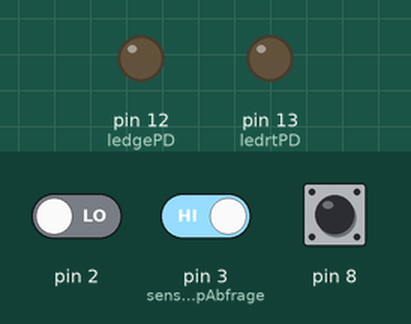
Simulated run of this sketch. Board: Arduino Uno, built with avr-gcc and run on an emulated ATmega328P. Shown: output pins drawn as LEDs (lit = HIGH). The test bench sets the inputs (shaded band); at power-on: pin 3 (sensorFeuchtTempAbfrage) HIGH, pin 2 LOW, pin 8 HIGH. What the sketch prints to the serial monitor is not drawn.

Above: at 1.2 s.
1.3 s: pin 3 (sensorFeuchtTempAbfrage) driven LOW
At 1.7 s:
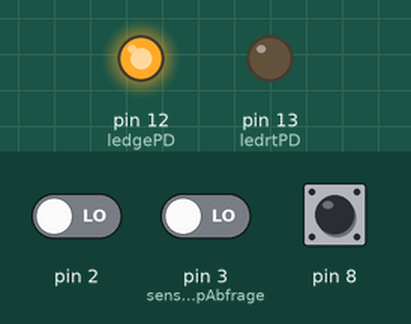
At 4.2 s:
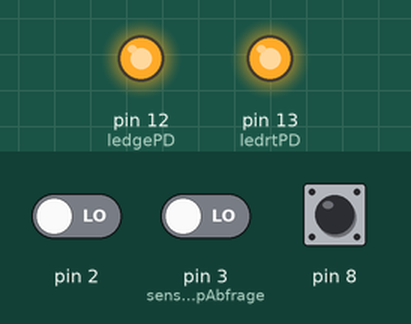
4.3 s: pin 3 (sensorFeuchtTempAbfrage) driven HIGH
At 5.2 s:
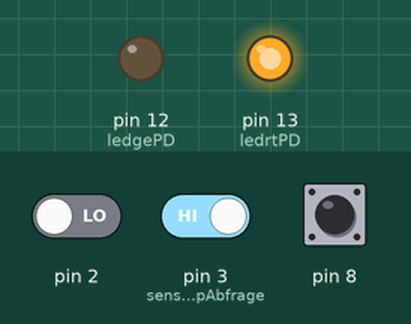
7.3 s: pin 2 driven HIGH
Timing chart, 0 to 16.3 s (numbered marks = the images above; inputs shaded):
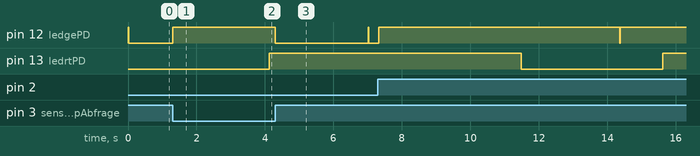

Measured:
- after the input at 1.3 s, pin 12 (ledgePD): LOW → HIGH at once

The sketch:

Interrupt-BSP-Vorlesung.ino
```cpp
//#include <avr/io.h>
//#include <avr/interrupt.h>

//Maximalwerte
#define MAXZAEHL 65000

// GLOBALE VARIABLEN
double wetterSensor[3]; //Sensor fuer Temp und Feuchtigkeit (0. Wert: Zeitstempel (ab Start vom Arduino in us), 1.Wert: Feucht, 2.Wert: Temp
unsigned long abrufIntervallSekunden = 3;
unsigned long letzteMesszeitpunkt = 0;

uint8_t timer0_over = 0; // Timer0 Zeitueberschreitung
volatile bool timer1_over = 0; // Timer1 Zeitueberschreitung
bool tasterVorher = 0;
volatile uint8_t timer2_over = 0; //Timer2 Zeitueberschreitung
volatile uint8_t portInterruptPD3 = 0;

// Fehlersuche
uint8_t flankenZaehlen = 0;

// PORTDEKLARATIONEN
#define ledrtPD	PB5			//PIN fuer rote LED
#define ledgePD	PB4			//PIN fuer geldbe
#define taster  PB0			//PIN fuer Taster zum Umschalten der Sensoren (PIN8)
#define feuchtLuftPD  PD3	//PIN fuer den Feuchtigkeits- und Temp- Sensor (PIN3)
#define dht22Sensor   PD4	//PIN fuer DHT22-Sensor (Feuchtigkeit+Temp)

uint32_t t = 0;				//Zeiterfassunug

// Fehlerauswertung
int16_t fehler = 0;

// ######################## INTERRUPT SERVICE ROUTINEN ###############################
// Routine zum Abfragen der Taster
ISR(PCINT0_vect) {
	byte portWert = 0;
	uint8_t aktuellerTasterWert;

	portWert = PINB;	//welcher Port wurde angesprochen? (8 BIT- pro Taster ein Bit)
	// wurde Taster gedrueckt?
	aktuellerTasterWert = (portWert & (1 << taster) >> taster);
	if (aktuellerTasterWert == 1) {	//wurde taster gedrueckt?
		// entprellen
		if (tasterVorher == 0) {	// Taster wurde zum ersten Mal gedrueckt
			tasterVorher = 1;
			timer0_over = 0;
			return;
		}
		else {
			if (timer0_over <= 157) {	//1 Zaehldurchlauf ca. 128 Mikrosekunden
				return;
			}
			tasterVorher = 0;
		}
		PORTB ^= (1 << ledgePD);	//LED ge toggelnd
		Serial.println("TASTER gedrueckt");
		TCCR0B = 0;
	}
}

// Routine zum Abfragen der Sensoren
ISR(PCINT2_vec) { //Sensoren
	byte portWert = 0;
	byte statusFeuchtLuftPD = 0;	//Status des Sensors abfragen
	uint8_t sensorBitWert;  //Variable zum Festhalten des aktuellen Bits am Sensor

	portWert = PIND;	//welcher Port wurde angesprochen? (8 BIT- pro Taster ein Bit)
	statusFeuchtLuftPD = (portWert & (1 << feuchtLuftPD) >> feuchtLuftPD);	//PORT vom Sensor ermitteln

	Serial.println("Interrupt Sensor");

	if (statusFeuchtLuftPD != 0) {
		if (portInterruptPD3 == 0) {
			portInterruptPD3 = 1;
			return;
		}
		else {
			portInterruptPD3 = 0;
			return;
		}
	}

}

ISR(INT1_vect)
{
	portInterruptPD3++;
	PORTB ^= (1 << ledgePD);
	flankenZaehlen++;
}

// Timer0 (Taster)
ISR(TIMER0_OVF_vect__vector_16) {
	timer0_over++;
}

// Timer1 (langsames Blinken)
ISR(TIMER1_COMPA_vect) {
	PORTB ^= (1 << ledrtPD);  // LED toggelnd
	timer1_over++;
	OCR1A -= 1000;
	OCR1A = OCR1A % 65535;
}

// Timer2 (Taster)
ISR(TIMER2_COMPA_vect) {
	timer2_over++;
	//Serial.print("TIMER2: ");
	//Serial.println(timer2_over);
}


// ################ SETUP-ROUTINE ###########################
void setup() {
	Serial.begin(9600);
	Serial.println("Hallo");

	// Deklarieren der I-O-Ports und Setzen der Pegel
	DDRB |= (1 << ledrtPD);     // als Ausgang
	PORTB |= (1 << ledrtPD);	//HIGH setzen
	DDRB |= (1 << ledgePD);		// als Ausgang
	PORTB |= (1 << ledgePD);	//HIGH setzen
	DDRB &= ~(1 << taster); // als Eingang setzen - LOW-aktiv
	PORTB |= (1 << taster); // Pull-Up-Widerstand am Arduino setzen
	DDRD |= (1 << feuchtLuftPD);  // als Ausgang setzen
	DDRD |= (1 << dht22Sensor); // als Ausgang setzen

	// ############## INTERRUPTS ######################
	cli();	//deaktivieren von Interrupts

	// ----------- TIMER INTERRUPTS -------------------
	//TIMER0 fuer Entprellen der Taster
	//TCCR0A = 0; // set TCCR1A register to 0
	//TCCR0B = 0; // set TCCR1B register to 0
	//TCNT0 = 6; // reset counter value
	//TCCR0B |= (1 << CS01);
	//TIMSK0 |= (1 << TOIE0); // Ueberlauf Modus

	// TIMER1 fuer langsames Blinken der LED
	TCCR1A = 0; // set TCCR1A register to 0
	TCCR1B = 0; // set TCCR1B register to 0
	TCNT1 = 0; // reset counter value
	OCR1A = 65535;	//MAX bei 16-BIT-TIMER: 65535, bei 8-Bit 2 hoch 8 - 1 = 255
	TCCR1B |= (1 << CS12) | (1 << CS10);
	TCCR1B |= (1 << WGM12); // turn on CTC mode
	TIMSK1 |= (1 << OCIE1A); // enable timer compare interrupt

	////TIMER2 fuer Sensorabfrage
	TCCR2A = 0; // set TCCR1A register to 0
	TCCR2B = 0; // set TCCR1B register to 0
	TCNT2 = 0; // reset counter value
	OCR2A = 124;
	TCCR2B |= (1 << CS21) | (1 << CS20);
	TCCR2B |= (1 << WGM22); // CTC MODUS einstellen
	TIMSK2 |= (1 << OCIE2A); // timer compare Modus

	// -------------- EXTERNAL INTERRUPTS ----------------------------
	// Taster auf PORTB
	PCICR |= (1 << PCIE0);		// PIN CHANGE INTERRUPT FUER PB-Gruppe (TASTER)
	PCMSK0 |= (1 << PCINT0);	//Externer Interruppt fuer Port PD2

	// Sensoren auf PORTD
	PCICR |= (1 << PCIE2);
	PCMSK2 |= (1 << PCINT2);

	//PORT PD3
	EICRA |= (1 << ISC10); //fallende und steigende Flanke erzeugt einen Interrupt
	EIMSK |= (1 << INT1);

	sei();	//aktivieren von Interrupts
}

void loop(){
	millis();
	sensorFeuchtTempAbfrage(feuchtLuftPD);
	//sensorDigitalFlankenerkennuung(feuchtLuftPD);
	if (timer1_over ==1) {
		Serial.println(timer1_over);
		Serial.print("OCR1A: ");
		Serial.println(OCR1A);
		t = micros();
		timer1_over = 0;
	}
	//taktermittlung();
}

// ############## ABFRAGEN DES DIGITALEN SENSORS ############################
int sensorFeuchtTempAbfrage(int pin) {
	//Zeitintervall der Abfrage ueberpruefen
	if ((millis() - letzteMesszeitpunkt) < abrufIntervallSekunden * 1000) {
		if (letzteMesszeitpunkt != 0) {
			return -99;  // nach Einschalten soll gemessen werden
		}
	}

	letzteMesszeitpunkt = millis();

	//Variablen
	int16_t fehler[10];
	int8_t i = 0, j = 0;	//Zaehlervariablen
	uint8_t wert[5];    //Bytes des Sensorwertes
	uint8_t bitwert = 7;  //Bit der einzelnen Bytes der Sensorwertes
	uint8_t sensorBitWert;  //Variable zum Festhalten des aktuellen Bits am Sensor
	uint16_t zaehler;
	uint16_t sum = 0;	//Paritaetssumme

	//Fehlersuche
	flankenZaehlen = 0;


	// BUFFER leeren
	for (i = 0; i < 5; i++) {
		fehler[i] = 0;
		wert[i] = 0;
	}
	for (i = 5; i < 10; i++){
		fehler[i] = 0;
	}


	//-------------------- Sensor starten - PIN als Ausgang verwenden (laut Datenblatt) ---------------------------
	timer2_over = 0;
	TCNT2 = 0; // setzte timer 0 zurueck
	DDRD |= (1 << pin);	// als Ausgang setzen
	PORTD &= ~(1 << pin);	// auf LOW setzen (invertiere den Port und setze mit Register PORTD zusammen
	zaehler = MAXZAEHL;
	//36*0,5ms = 18ms LOW
	while (timer2_over < 36){
		if (zaehler-- <= 0){
			fehler[0] = -timer2_over;
			break;
		}
		fehler[0] = timer2_over;
	}
	TCNT2 = 0;
	PORTD |= (1 << pin);	// auf HIGH setzen
	timer2_over = 0;
	zaehler = MAXZAEHL;
	while (TCNT2 <= 3) {
		if (zaehler-- <= 0) {
			fehler[1] = -TCNT2;
			break;
		}
	}
	//1 count = 2 Mikro-Sekunden -> 40 Mikrosekunden
	while (TCNT2 < 22) {
		if (zaehler-- <= 0) {
			fehler[1] = -TCNT2;
			break;
		}
		fehler[1] = TCNT2;
	}
	DDRD &= ~(1 << pin);	// PIN als Eingang setzen

	cli();
	//Interrupt einstellen
	EIMSK |= (1 << INT1);
	EICRA |= (1 << ISC10);
	sei();

	// ------------------------- Antwort vom Sensor: 1. Bit ist LOW, 2. Bit ist HIGH ---------------------------------
	//EICRA |= (1 << ISC11); //fallende Flanke erzeugt einen Interrupt
	portInterruptPD3 = 0;
	zaehler = MAXZAEHL;
	TCNT2 = 0; // setzte timer 0 zurueck
	timer2_over = 0;	//Warte 4us
	while (TCNT2 <= 1){
		if (zaehler-- <= 0) {
			fehler[2] = -TCNT2;
			break;
		}
	}
	do {
		if (zaehler-- <= 0) {
			fehler[2] = -TCNT2;
			break;
		}
		fehler[2] = TCNT2;
	} while (portInterruptPD3 == 0);

	//EICRA |= (1 << ISC11) | (1 << ISC10); //steigende Flanke erzeugt einen Interrupt
	TCNT2 = 0; // setzte timer 0 zurueck
	timer2_over = 0;
	portInterruptPD3 = 0;
	zaehler = MAXZAEHL;
	//Warte 4us
	while (TCNT2 <= 2) {
		if (zaehler-- <= 0) {
			fehler[3] = -TCNT2;
			break;
		}
	}
	zaehler = MAXZAEHL;
	do {
		if (zaehler-- <= 0) {
			fehler[3] = -TCNT2;
			break;
		}
		fehler[3] = TCNT2;
	} while (portInterruptPD3 == 0);

	//-------------------------- 1.Pause zwischen den Bits: 50us ------------------------------------
	//Pausenzeit zwischen den Datenbits ist 50 Microsekunden
	//EICRA &= ~(1 << ISC10);
	//EICRA |= (1 << ISC11); //fallende Flanke erzeugt einen Interrupt
	portInterruptPD3 = 0;
	zaehler = MAXZAEHL;
	TCNT2 = 0; // setzte timer 0 zurueck
	timer2_over = 0;
	//Warte 4us
	while (TCNT2 <= 2) {
		if (zaehler-- <= 0) {
			fehler[4] = -TCNT2;
			break;
		}
	}
	do {
		if (zaehler-- <= 0) {
			fehler[4] = -TCNT2;
			break;
		}
		fehler[4] = TCNT2;
	} while (portInterruptPD3 == 0);


	//----------------------------------- ab jetzt kommen die Daten ---------------------------------------
	for (i = 0; i < 5; i++) {
		for (j = 7; j >= 0; j--) {
			//EICRA |= (1 << ISC11) | (1 << ISC10); //steigende Flanke erzeugt einen Interrupt
			portInterruptPD3 = 0;
			zaehler = MAXZAEHL;
			TCNT2 = 0; // setzte timer 0 zurueck
			timer2_over = 0;
			//Warte 4us
			while (TCNT2 <= 2) {
				if (zaehler-- <= 0) {
					fehler[5] = -TCNT2;
					break;
				}
			}
			do {
				if (zaehler-- <= 0) {
					fehler[5] = -TCNT2;
					break;
				}
				fehler[5] = TCNT2;
			} while (portInterruptPD3 == 0);
			portInterruptPD3 = 0;

			//Datenbit
			//EICRA &= ~(1 << ISC10);
			//EICRA |= (1 << ISC11); //fallende Flanke erzeugt einen Interrupt
			portInterruptPD3 = 0;
			zaehler = MAXZAEHL;
			TCNT2 = 0; // setzte timer 0 zurueck
			timer2_over = 0;
			//Warte 4us
			while (TCNT2 <= 2) {
				if (zaehler-- <= 0) {
					fehler[6] = -TCNT2;
					break;
				}
			}
			do {
				if (zaehler-- <= 0) {
					fehler[6] = -TCNT2;
					break;
				}
				fehler[6] = TCNT2;
			} while (portInterruptPD3 == 0);
			zaehler = TCNT2;
			portInterruptPD3 = 0;

			//gesendetes Bit HIGH?
			if (zaehler >= 20) {	//4us pro hochgezaehlten Bit
				wert[i] |= (1 << j);
			}
			fehler[7] = zaehler;
		}
	}
	cli();
	Serial.print("\nFlanken zaehlen ");
	Serial.println(flankenZaehlen);
	sei();


	DDRD |= (1 << feuchtLuftPD);  // als Ausgang setzen


	  //Paritaetspruefung
	sum = wert[0] + wert[1] + wert[2] + wert[3];
	if (sum != wert[4]) {
		fehler[8] = -5;
	}

	if (sum != wert[4]) {
		Serial.println("Paritaetspruefung fehlgeschlagen");
	}
	// Anzeige zur Fehlereingrenzung)
	Serial.println();
	for (i = 0; i < 10; i++) {
		Serial.print("Fehler");
		Serial.print(i);
		Serial.print(" ");
		Serial.print(fehler[i]);
		Serial.println(", ");
	}
	Serial.print(", SensorBitWert: ");
	Serial.println(sensorBitWert);
	for (i = 0; i < 5; i++) {
		Serial.print("Bit ");
		Serial.print(i);
		Serial.print(" ");
		Serial.print(wert[i]);
		Serial.println(", ");
	}
	Serial.print("\nParitaetssumme: ");
	Serial.println(sum);
	Serial.println("\n\n");

	for (i = 1; i < 10; i++) {
		if (fehler[i] > 0) {
			fehler[i] = 0;
		}
		fehler[9] += fehler[i];
	}

	if (fehler[9] != 0) {
		return fehler[9];
	}

	wetterSensor[0] = micros();
	wetterSensor[1] = wert[2];
	wetterSensor[2] = wert[0];

	return 0;
}


// ############################# DIGITAL FLANKEN ZAEHLEN #############################
//int sensorDigitalFlankenerkennuung(uint8_t pin) {
//	//Zeitintervall der Abfrage ueberpruefen
//	if ((millis() - letzteMesszeitpunkt) < abrufIntervallSekunden * 1000) {
//		if (letzteMesszeitpunkt != 0) {
//			return -99;  // nach Einschalten soll gemessen werden
//		}
//	}
//
//	letzteMesszeitpunkt = millis();
//
//	//Variablen
//	int16_t fehler[42];
//	int8_t i = 0, j = 0;	//Zaehlervariablen
//	uint8_t wert[5];    //Bytes des Sensorwertes
//	uint8_t bitwert = 7;  //Bit der einzelnen Bytes der Sensorwertes
//	uint16_t zaehler;
//	uint16_t zaehler2;
//	uint16_t sum = 0;	//Paritaetssumme
//	uint8_t anzLowHigh = 0;
//	uint8_t zeitZaehlen = 0;
//	uint8_t bitZustand = 0;
//
//	//fehler suchen
//	flankenZaehlen = 0;
//
//	// BUFFER leeren
//	for (i = 0; i < 5; i++) {
//		fehler[i] = 0;
//		wert[i] = 0;
//	}
//	for (i = 5; i < 41; i++) {
//		fehler[i] = 0;
//	}
//
//
//	//-------------------- Sensor starten - PIN als Ausgang verwenden (laut Datenblatt) ---------------------------
//	timer2_over = 0;
//	TCNT2 = 0; // setzte timer 0 zurueck
//	DDRD |= (1 << pin);	// als Ausgang setzen
//	PORTD &= ~(1 << pin);	// auf LOW setzen (invertiere den Port und setze mit Register PORTD zusammen
//	zaehler = MAXZAEHL;
//	//36*0,5ms = 18ms LOW
//	while (timer2_over < 36) {
//		if (zaehler-- <= 0) {
//			fehler[0] = -timer2_over;
//			break;
//		}
//		fehler[0] = timer2_over;
//	}
//	TCNT2 = 0;
//	PORTD |= (1 << pin);	// auf HIGH setzen
//	timer2_over = 0;
//	zaehler = MAXZAEHL;
//	while (TCNT2 <= 3) {
//		if (zaehler-- <= 0) {
//			fehler[1] = -TCNT2;
//			break;
//		}
//	}
//	//1 count = 2 Mikro-Sekunden -> 40 Mikrosekunden
//	while (TCNT2 < 22) {
//		if (zaehler-- <= 0) {
//			fehler[1] = -TCNT2;
//			break;
//		}
//		fehler[1] = TCNT2;
//	}
//
//	//-------------------------- Sensor quitiert und sendet Daten ---------
//	cli();
//	portInterruptPD3 = 0;
//	DDRD &= ~(1 << pin);	// PIN als Eingang setzen
//
//	//Interrupt einstellen
//	EIMSK |= (1 << INT1);
//	EICRA |= (1 << ISC10);	//erkenne Flanke
//	sei();
//
//	i = 0;
//
//	zaehler2 = MAXZAEHL;
//	for (i = 0; i < 40; i++) {
//		//zaehler = MAXZAEHL;
//		//TCNT2 = 0; // setzte timer 0 zurueck
//		//timer2_over = 0;
//		//do {
//		//	if (zaehler-- <= 0) {
//		//		fehler[i] = -TCNT2;
//		//		break;
//		//	}
//		//	fehler[i] = TCNT2;
//		//} while (portInterruptPD3 != 0);
//
//		zaehler = MAXZAEHL;
//		TCNT2 = 0; // setzte timer 0 zurueck
//		timer2_over = 0;
//
//		do {
//			if (zaehler-- <= 0) {
//				fehler[i] = -TCNT2;
//				break;
//			}
//			fehler[i] = TCNT2;
//		} while (portInterruptPD3 == 0);
//
//		zeitZaehlen = TCNT2;
//		bitZustand = ((PIND & (1 << pin)) >> pin);
//		anzLowHigh++;
//		portInterruptPD3 = 0;
//
//		//Interrupt einstellen
//		//EIMSK &= ~(1 << INT1);
//		//EIMSK |= (1 << INT1);
//		//EICRA |= (1 << ISC11) | (1 << ISC10);	//erkenne L-H-Flanke
//		//sei();
//
//		//ist das BIT jetzt LOW?
//		if (bitZustand == 0) {
//			// angekommenes Bit entweder 1 oder PAUSENZEIT? (<ca.25us und > ca. 65us?)
//			if ((zeitZaehlen > 33) && (zeitZaehlen < 38)) {
//				wert[i / 8] |= (1 << (7 - i % 8));
//			}
//			// groesser als ca.80us und kleiner als 25us? - "PAUSENZEIT"
//			if ((zeitZaehlen <= 21) | (zeitZaehlen >= 38)) {
//				i--;	// PAUSENZEITEN NICHT ALS BIT VERZEICHNEN
//			}
//		}
//		if (bitZustand != 0) {
//			i--;	// PAUSENZEITEN NICHT ALS BIT VERZEICHNEN
//		}
//		zaehler2--;
//		if (zaehler == 0) {
//			fehler[i] = -i - 1000;
//		}
//	}
//
//
//	DDRD |= (1 << feuchtLuftPD);  // als Ausgang setzen
//
//
//
//	  //Paritaetspruefung
//	sum = wert[0] + wert[1] + wert[2] + wert[3];
//	if (sum != wert[4]) {
//		fehler[40] = -5;
//	}
//
//	if (sum != wert[4]) {
//		Serial.println("Paritaetspruefung fehlgeschlagen");
//	}
//	// Anzeige zur Fehlereingrenzung)
//	Serial.println();
//	Serial.print("Fehler");
//	for (i = 0; i < 40; i++) {
//		if (i % 8 == 0) {
//			Serial.println();
//		}
//		Serial.print(i);
//		Serial.print("; ");
//		Serial.print(fehler[i]);
//		Serial.print("/ ");
//	}
//	Serial.println("\n");
//	for (i = 0; i < 5; i++) {
//		Serial.print("Bit ");
//		Serial.print(i);
//		Serial.print(" ");
//		Serial.print(wert[i]);
//		Serial.println(", ");
//	}
//	Serial.print("\nParitaetssumme: ");
//	Serial.println(sum);
//	Serial.print("Flanken zaehlen: ");
//	Serial.println(flankenZaehlen);
//	Serial.print("Low-HIGH: ");
//	Serial.println(anzLowHigh);
//	Serial.println("\n");
//
//	for (i = 1; i < 42; i++) {
//		if (fehler[i] > 0) {
//			fehler[i] = 0;
//		}
//		fehler[41] += fehler[i];
//	}
//
//	if (fehler[41] < 0) {
//		return fehler[41];
//	}
//
//	wetterSensor[0] = micros();
//	wetterSensor[1] = wert[2];
//	wetterSensor[2] = wert[0];
//
//	return 0;
//}

void taktermittlung() {
	//TCCR2B |= (1 << CS21) | (1 << CS20);	//TIMER0 PRESCALER auf 64 einstellen
	//TCNT2 = 0; // setzte timer 0 zurueck
	while(1){
		TCNT2 = 0; // setzte timer 0 zurueck
		timer2_over = 0;
		while (TCNT2 <= 9) {}
		PORTB ^= (1 << ledgePD);
		//TCNT2 = 0;
	}
}
```
